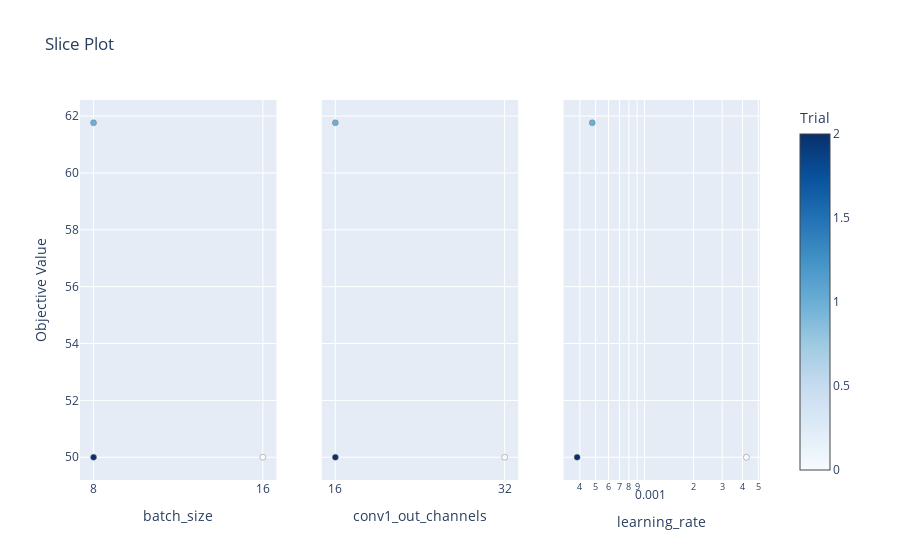

The notebook cell saved with this chart:
### Code cell
fig4 = plot_slice(study, params=["learning_rate", "batch_size", "conv1_out_channels"])
fig4.show()

### Figure 1 — Plotly figure (JSON) as saved in the notebook; plotly's stock layout.template omitted (floating-point values rounded to 4 significant figures)
{"data": [{"marker": {"color": [0, 1, 2], "colorbar": {"title": {"text": "Trial"}, "x": 1, "xpad": 40}, "colorscale": [[0, "rgb(247,251,255)"], [0.125, "rgb(222,235,247)"], [0.25, "rgb(198,219,239)"], [0.375, "rgb(158,202,225)"], [0.5, "rgb(107,174,214)"], [0.625, "rgb(66,146,198)"], [0.75, "rgb(33,113,181)"], [0.875, "rgb(8,81,156)"], [1, "rgb(8,48,107)"]], "line": {"color": "Grey", "width": 0.5}, "showscale": true}, "mode": "markers", "name": "Feasible Trial", "showlegend": false, "type": "scatter", "x": [16, 8, 8], "xaxis": "x", "y": [50, 61.76, 50], "yaxis": "y"}, {"marker": {"color": [0, 1, 2], "colorbar": {"title": {"text": "Trial"}, "x": 1, "xpad": 40}, "colorscale": [[0, "rgb(247,251,255)"], [0.125, "rgb(222,235,247)"], [0.25, "rgb(198,219,239)"], [0.375, "rgb(158,202,225)"], [0.5, "rgb(107,174,214)"], [0.625, "rgb(66,146,198)"], [0.75, "rgb(33,113,181)"], [0.875, "rgb(8,81,156)"], [1, "rgb(8,48,107)"]], "line": {"color": "Grey", "width": 0.5}, "showscale": false}, "mode": "markers", "name": "Feasible Trial", "showlegend": false, "type": "scatter", "x": [32, 16, 16], "xaxis": "x2", "y": [50, 61.76, 50], "yaxis": "y2"}, {"marker": {"color": [0, 1, 2], "colorbar": {"title": {"text": "Trial"}, "x": 1, "xpad": 40}, "colorscale": [[0, "rgb(247,251,255)"], [0.125, "rgb(222,235,247)"], [0.25, "rgb(198,219,239)"], [0.375, "rgb(158,202,225)"], [0.5, "rgb(107,174,214)"], [0.625, "rgb(66,146,198)"], [0.75, "rgb(33,113,181)"], [0.875, "rgb(8,81,156)"], [1, "rgb(8,48,107)"]], "line": {"color": "Grey", "width": 0.5}, "showscale": false}, "mode": "markers", "name": "Feasible Trial", "showlegend": false, "type": "scatter", "x": [0.00423, 0.0004765, 0.0003846], "xaxis": "x3", "y": [50, 61.76, 50], "yaxis": "y3"}], "layout": {"title": {"text": "Slice Plot"}, "xaxis": {"anchor": "y", "categoryarray": [8, 16, 32], "categoryorder": "array", "domain": [0, 0.2889], "title": {"text": "batch_size"}, "type": "category"}, "xaxis2": {"anchor": "y2", "categoryarray": [8, 16, 32, 64], "categoryorder": "array", "domain": [0.3556, 0.6444], "title": {"text": "conv1_out_channels"}, "type": "category"}, "xaxis3": {"anchor": "y3", "domain": [0.7111, 1], "title": {"text": "learning_rate"}, "type": "log"}, "yaxis": {"anchor": "x", "domain": [0, 1], "title": {"text": "Objective Value"}}, "yaxis2": {"anchor": "x2", "domain": [0, 1], "matches": "y", "showticklabels": false}, "yaxis3": {"anchor": "x3", "domain": [0, 1], "matches": "y", "showticklabels": false}}}
